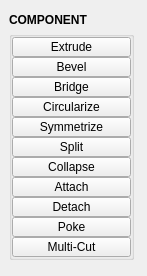
<?xml version="1.0" encoding="UTF-8"?>
<ui version="4.0">
 <class>QtUi</class>
 <widget class="QMainWindow" name="QtUi">
  <property name="geometry">
   <rect>
    <x>0</x>
    <y>0</y>
    <width>147</width>
    <height>276</height>
   </rect>
  </property>
  <property name="maximumSize">
   <size>
    <width>999</width>
    <height>999</height>
   </size>
  </property>
  <property name="windowTitle">
   <string/>
  </property>
  <property name="layoutDirection">
   <enum>Qt::LeftToRight</enum>
  </property>
  <property name="tabShape">
   <enum>QTabWidget::Triangular</enum>
  </property>
  <property name="dockNestingEnabled">
   <bool>true</bool>
  </property>
  <property name="dockOptions">
   <set>QMainWindow::AllowNestedDocks|QMainWindow::AllowTabbedDocks|QMainWindow::AnimatedDocks|QMainWindow::ForceTabbedDocks</set>
  </property>
  <property name="balette" stdset="0">
   <palette>
    <active/>
    <inactive/>
    <disabled/>
   </palette>
  </property>
  <widget class="QWidget" name="main_widget">
   <property name="balette" stdset="0">
    <palette>
     <active/>
     <inactive/>
     <disabled/>
    </palette>
   </property>
   <layout class="QVBoxLayout" name="verticalLayout_2">
    <item>
     <layout class="QVBoxLayout" name="verticalLayout">
      <property name="spacing">
       <number>0</number>
      </property>
      <item>
       <widget class="DraggableHeader" name="draggableHeader">
        <property name="minimumSize">
         <size>
          <width>0</width>
          <height>22</height>
         </size>
        </property>
        <property name="maximumSize">
         <size>
          <width>125</width>
          <height>22</height>
         </size>
        </property>
        <property name="font">
         <font>
          <weight>75</weight>
          <bold>true</bold>
         </font>
        </property>
        <property name="text">
         <string>COMPONENT</string>
        </property>
       </widget>
      </item>
      <item>
       <widget class="QGroupBox" name="component">
        <property name="minimumSize">
         <size>
          <width>125</width>
          <height>0</height>
         </size>
        </property>
        <property name="maximumSize">
         <size>
          <width>125</width>
          <height>999</height>
         </size>
        </property>
        <property name="title">
         <string/>
        </property>
        <layout class="QVBoxLayout" name="verticalLayout_4">
         <property name="spacing">
          <number>0</number>
         </property>
         <property name="leftMargin">
          <number>0</number>
         </property>
         <property name="topMargin">
          <number>0</number>
         </property>
         <property name="rightMargin">
          <number>0</number>
         </property>
         <property name="bottomMargin">
          <number>0</number>
         </property>
         <item>
          <widget class="PushButton" name="tb003">
           <property name="enabled">
            <bool>true</bool>
           </property>
           <property name="minimumSize">
            <size>
             <width>0</width>
             <height>20</height>
            </size>
           </property>
           <property name="maximumSize">
            <size>
             <width>999</width>
             <height>20</height>
            </size>
           </property>
           <property name="toolTip">
            <string>Extrude the selected component</string>
           </property>
           <property name="text">
            <string>Extrude</string>
           </property>
           <property name="iconSize">
            <size>
             <width>18</width>
             <height>18</height>
            </size>
           </property>
          </widget>
         </item>
         <item>
          <widget class="PushButton" name="tb004">
           <property name="enabled">
            <bool>true</bool>
           </property>
           <property name="minimumSize">
            <size>
             <width>0</width>
             <height>20</height>
            </size>
           </property>
           <property name="maximumSize">
            <size>
             <width>999</width>
             <height>20</height>
            </size>
           </property>
           <property name="toolTip">
            <string>Bevel modifier</string>
           </property>
           <property name="text">
            <string>Bevel</string>
           </property>
           <property name="iconSize">
            <size>
             <width>18</width>
             <height>18</height>
            </size>
           </property>
          </widget>
         </item>
         <item>
          <widget class="PushButton" name="tb001">
           <property name="enabled">
            <bool>true</bool>
           </property>
           <property name="minimumSize">
            <size>
             <width>0</width>
             <height>20</height>
            </size>
           </property>
           <property name="maximumSize">
            <size>
             <width>999</width>
             <height>20</height>
            </size>
           </property>
           <property name="toolTip">
            <string>Create a bridge between two sets of edges or faces</string>
           </property>
           <property name="text">
            <string>Bridge</string>
           </property>
           <property name="iconSize">
            <size>
             <width>18</width>
             <height>18</height>
            </size>
           </property>
          </widget>
         </item>
         <item>
          <widget class="QPushButton" name="b000">
           <property name="enabled">
            <bool>true</bool>
           </property>
           <property name="minimumSize">
            <size>
             <width>0</width>
             <height>20</height>
            </size>
           </property>
           <property name="maximumSize">
            <size>
             <width>999</width>
             <height>20</height>
            </size>
           </property>
           <property name="toolTip">
            <string>Organize vertices of selected components into a perfect geometric shape.</string>
           </property>
           <property name="text">
            <string>Circularize</string>
           </property>
           <property name="iconSize">
            <size>
             <width>18</width>
             <height>18</height>
            </size>
           </property>
           <property name="balette" stdset="0">
            <palette>
             <active>
              <colorrole role="Highlight">
               <brush brushstyle="SolidPattern">
                <color alpha="255">
                 <red>168</red>
                 <green>152</green>
                 <blue>250</blue>
                </color>
               </brush>
              </colorrole>
             </active>
             <inactive>
              <colorrole role="Highlight">
               <brush brushstyle="SolidPattern">
                <color alpha="255">
                 <red>168</red>
                 <green>152</green>
                 <blue>250</blue>
                </color>
               </brush>
              </colorrole>
             </inactive>
             <disabled>
              <colorrole role="Highlight">
               <brush brushstyle="SolidPattern">
                <color alpha="255">
                 <red>0</red>
                 <green>120</green>
                 <blue>215</blue>
                </color>
               </brush>
              </colorrole>
             </disabled>
            </palette>
           </property>
          </widget>
         </item>
         <item>
          <widget class="QPushButton" name="b003">
           <property name="enabled">
            <bool>true</bool>
           </property>
           <property name="minimumSize">
            <size>
             <width>0</width>
             <height>20</height>
            </size>
           </property>
           <property name="maximumSize">
            <size>
             <width>999</width>
             <height>20</height>
            </size>
           </property>
           <property name="toolTip">
            <string>&lt;html&gt;&lt;head/&gt;&lt;body&gt;&lt;p&gt;Mirror selected mesh components across the topological symmetry axis.&lt;/p&gt;&lt;p&gt;&lt;br/&gt;&lt;/p&gt;&lt;p&gt;First select any components to mirror, then when prompted, select an edge to define an axis.&lt;/p&gt;&lt;/body&gt;&lt;/html&gt;</string>
           </property>
           <property name="text">
            <string>Symmetrize</string>
           </property>
           <property name="iconSize">
            <size>
             <width>18</width>
             <height>18</height>
            </size>
           </property>
           <property name="balette" stdset="0">
            <palette>
             <active>
              <colorrole role="Highlight">
               <brush brushstyle="SolidPattern">
                <color alpha="255">
                 <red>168</red>
                 <green>152</green>
                 <blue>250</blue>
                </color>
               </brush>
              </colorrole>
             </active>
             <inactive>
              <colorrole role="Highlight">
               <brush brushstyle="SolidPattern">
                <color alpha="255">
                 <red>168</red>
                 <green>152</green>
                 <blue>250</blue>
                </color>
               </brush>
              </colorrole>
             </inactive>
             <disabled>
              <colorrole role="Highlight">
               <brush brushstyle="SolidPattern">
                <color alpha="255">
                 <red>0</red>
                 <green>120</green>
                 <blue>215</blue>
                </color>
               </brush>
              </colorrole>
             </disabled>
            </palette>
           </property>
          </widget>
         </item>
         <item>
          <widget class="QPushButton" name="b046">
           <property name="enabled">
            <bool>true</bool>
           </property>
           <property name="minimumSize">
            <size>
             <width>0</width>
             <height>20</height>
            </size>
           </property>
           <property name="maximumSize">
            <size>
             <width>999</width>
             <height>20</height>
            </size>
           </property>
           <property name="toolTip">
            <string>Split selected components resulting in a edge ring around them</string>
           </property>
           <property name="text">
            <string>Split</string>
           </property>
           <property name="iconSize">
            <size>
             <width>18</width>
             <height>18</height>
            </size>
           </property>
           <property name="autoDefault">
            <bool>false</bool>
           </property>
           <property name="default">
            <bool>false</bool>
           </property>
           <property name="flat">
            <bool>false</bool>
           </property>
          </widget>
         </item>
         <item>
          <widget class="QPushButton" name="b009">
           <property name="enabled">
            <bool>true</bool>
           </property>
           <property name="minimumSize">
            <size>
             <width>0</width>
             <height>20</height>
            </size>
           </property>
           <property name="maximumSize">
            <size>
             <width>999</width>
             <height>20</height>
            </size>
           </property>
           <property name="toolTip">
            <string>Collapse the selected edges or faces</string>
           </property>
           <property name="text">
            <string>Collapse</string>
           </property>
           <property name="iconSize">
            <size>
             <width>18</width>
             <height>18</height>
            </size>
           </property>
           <property name="autoDefault">
            <bool>false</bool>
           </property>
           <property name="default">
            <bool>false</bool>
           </property>
           <property name="flat">
            <bool>false</bool>
           </property>
          </widget>
         </item>
         <item>
          <widget class="QPushButton" name="b022">
           <property name="enabled">
            <bool>true</bool>
           </property>
           <property name="minimumSize">
            <size>
             <width>0</width>
             <height>20</height>
            </size>
           </property>
           <property name="maximumSize">
            <size>
             <width>999</width>
             <height>20</height>
            </size>
           </property>
           <property name="toolTip">
            <string>Connect vertices edges and polygons</string>
           </property>
           <property name="text">
            <string>Attach</string>
           </property>
           <property name="iconSize">
            <size>
             <width>18</width>
             <height>18</height>
            </size>
           </property>
          </widget>
         </item>
         <item>
          <widget class="PushButton" name="tb005">
           <property name="enabled">
            <bool>true</bool>
           </property>
           <property name="minimumSize">
            <size>
             <width>0</width>
             <height>20</height>
            </size>
           </property>
           <property name="maximumSize">
            <size>
             <width>999</width>
             <height>20</height>
            </size>
           </property>
           <property name="toolTip">
            <string>Detach selected components</string>
           </property>
           <property name="text">
            <string>Detach</string>
           </property>
           <property name="iconSize">
            <size>
             <width>18</width>
             <height>18</height>
            </size>
           </property>
          </widget>
         </item>
         <item>
          <widget class="QPushButton" name="b032">
           <property name="enabled">
            <bool>true</bool>
           </property>
           <property name="minimumSize">
            <size>
             <width>0</width>
             <height>20</height>
            </size>
           </property>
           <property name="maximumSize">
            <size>
             <width>999</width>
             <height>20</height>
            </size>
           </property>
           <property name="toolTip">
            <string>Poke the selected faces by creating a new vertex at the center of each face.</string>
           </property>
           <property name="text">
            <string>Poke</string>
           </property>
           <property name="iconSize">
            <size>
             <width>18</width>
             <height>18</height>
            </size>
           </property>
           <property name="balette" stdset="0">
            <palette>
             <active>
              <colorrole role="Highlight">
               <brush brushstyle="SolidPattern">
                <color alpha="255">
                 <red>168</red>
                 <green>152</green>
                 <blue>250</blue>
                </color>
               </brush>
              </colorrole>
             </active>
             <inactive>
              <colorrole role="Highlight">
               <brush brushstyle="SolidPattern">
                <color alpha="255">
                 <red>168</red>
                 <green>152</green>
                 <blue>250</blue>
                </color>
               </brush>
              </colorrole>
             </inactive>
             <disabled>
              <colorrole role="Highlight">
               <brush brushstyle="SolidPattern">
                <color alpha="255">
                 <red>0</red>
                 <green>120</green>
                 <blue>215</blue>
                </color>
               </brush>
              </colorrole>
             </disabled>
            </palette>
           </property>
          </widget>
         </item>
         <item>
          <widget class="QPushButton" name="b012">
           <property name="enabled">
            <bool>true</bool>
           </property>
           <property name="minimumSize">
            <size>
             <width>0</width>
             <height>20</height>
            </size>
           </property>
           <property name="maximumSize">
            <size>
             <width>999</width>
             <height>20</height>
            </size>
           </property>
           <property name="toolTip">
            <string>Divide faces by splitting cutting and inserting edge loops</string>
           </property>
           <property name="text">
            <string>Multi-Cut</string>
           </property>
           <property name="iconSize">
            <size>
             <width>18</width>
             <height>18</height>
            </size>
           </property>
           <property name="balette" stdset="0">
            <palette>
             <active>
              <colorrole role="Highlight">
               <brush brushstyle="SolidPattern">
                <color alpha="255">
                 <red>168</red>
                 <green>152</green>
                 <blue>250</blue>
                </color>
               </brush>
              </colorrole>
             </active>
             <inactive>
              <colorrole role="Highlight">
               <brush brushstyle="SolidPattern">
                <color alpha="255">
                 <red>168</red>
                 <green>152</green>
                 <blue>250</blue>
                </color>
               </brush>
              </colorrole>
             </inactive>
             <disabled>
              <colorrole role="Highlight">
               <brush brushstyle="SolidPattern">
                <color alpha="255">
                 <red>0</red>
                 <green>120</green>
                 <blue>215</blue>
                </color>
               </brush>
              </colorrole>
             </disabled>
            </palette>
           </property>
          </widget>
         </item>
        </layout>
       </widget>
      </item>
      <item>
       <spacer name="verticalSpacer_2">
        <property name="orientation">
         <enum>Qt::Vertical</enum>
        </property>
        <property name="sizeHint" stdset="0">
         <size>
          <width>20</width>
          <height>40</height>
         </size>
        </property>
       </spacer>
      </item>
     </layout>
    </item>
   </layout>
  </widget>
 </widget>
 <customwidgets>
  <customwidget>
   <class>PushButton</class>
   <extends>QPushButton</extends>
   <header>pushButton.h</header>
  </customwidget>
  <customwidget>
   <class>DraggableHeader</class>
   <extends>QLabel</extends>
   <header>draggableHeader.h</header>
  </customwidget>
 </customwidgets>
 <resources/>
 <connections/>
 <designerdata>
  <property name="gridDeltaX">
   <number>5</number>
  </property>
  <property name="gridDeltaY">
   <number>5</number>
  </property>
  <property name="gridSnapX">
   <bool>true</bool>
  </property>
  <property name="gridSnapY">
   <bool>true</bool>
  </property>
  <property name="gridVisible">
   <bool>true</bool>
  </property>
 </designerdata>
</ui>
